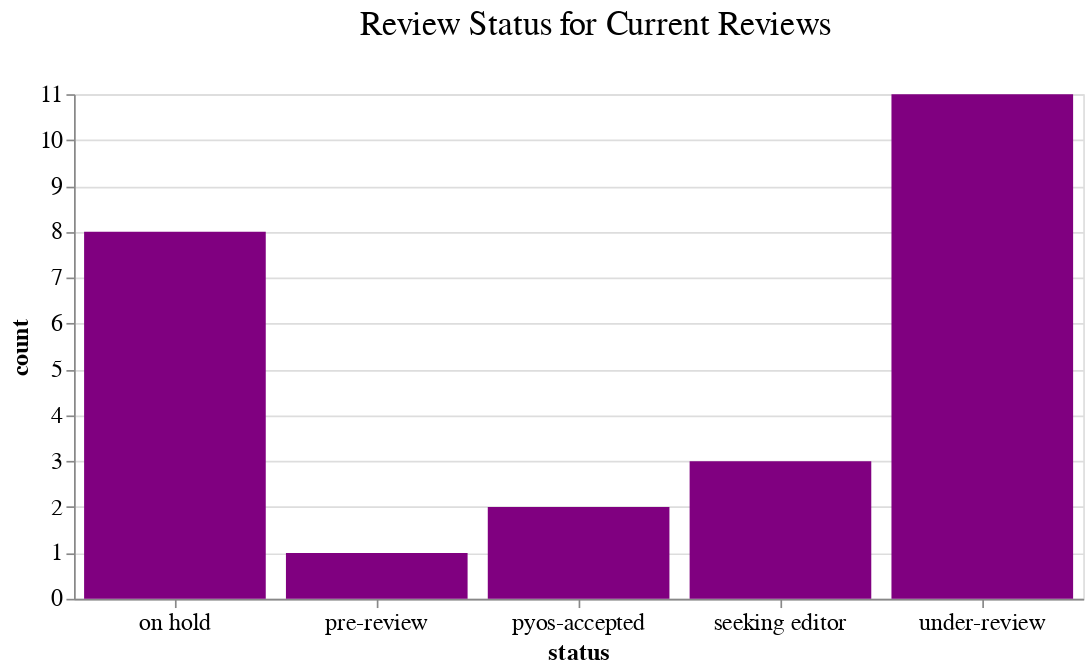

Notebook code for this chart:
### Code cell
chart = (
    alt.Chart(status_counts)
    .mark_bar()
    .encode(
        x=alt.X("status"),
        y="count",
        tooltip=[
            alt.Tooltip("status:N", title="Status"),
            alt.Tooltip("count:Q", title="Count"),
        ],
    )
    .properties(title="Review Status for Current Reviews", width="container")
)

# Display the chart
chart.show()

### Figure 1 — Vega-Lite specification as saved in the notebook (floating-point values rounded to 4 significant figures)
{"config": {"title": {"fontSize": 20, "font": "Poppins", "anchor": "middle", "color": "black", "fontWeight": 400, "dy": -20, "dx": 10}, "axis": {"labelFontSize": 14, "titleFontSize": 14, "titleFont": "Poppins", "labelFont": "Poppins"}, "axisX": {"labelAngle": 0}, "legend": {"labelFontSize": 12, "titleFontSize": 14, "titleFont": "Poppins", "labelFont": "Poppins"}, "bar": {"color": "purple", "fill": "purple"}, "line": {"color": "purple"}, "view": {"height": 300, "width": 600, "padding": {"top": 190, "left": 10, "right": 10, "bottom": 90}}}, "data": {"name": "data-2d9a095513ceba95a56ec68ea2afc19e"}, "mark": {"type": "bar"}, "encoding": {"tooltip": [{"field": "status", "title": "Status", "type": "nominal"}, {"field": "count", "title": "Count", "type": "quantitative"}], "x": {"field": "status", "type": "nominal"}, "y": {"field": "count", "type": "quantitative"}}, "title": "Review Status for Current Reviews", "width": "container", "$schema": "https://vega.github.io/schema/vega-lite/v5.17.0.json", "datasets": {"data-2d9a095513ceba95a56ec68ea2afc19e": [{"status": "under-review", "count": 11}, {"status": "on hold", "count": 8}, {"status": "seeking editor", "count": 3}, {"status": "pyos-accepted", "count": 2}, {"status": "pre-review", "count": 1}]}}
